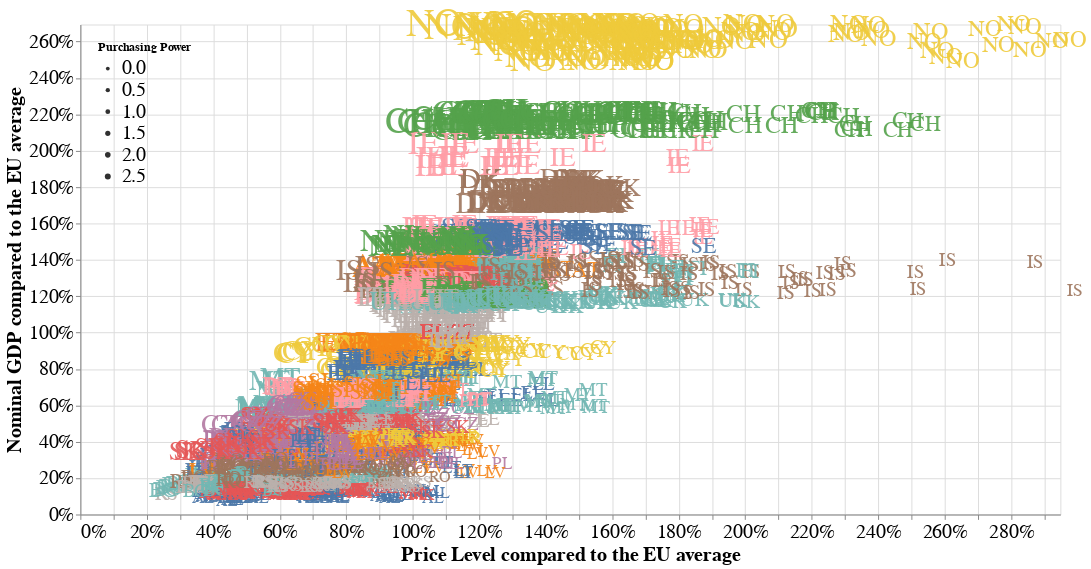

Notebook code for this chart:
### Code cell
text

### Figure 1 — Vega-Lite specification as saved in the notebook (floating-point values rounded to 4 significant figures; data arrays with more than 128 entries replaced by an {"elided": "..."} marker saying what was removed)
{"$schema": "https://vega.github.io/schema/vega-lite/v2.6.0.json", "config": {"axis": {"labelFontSize": 20, "titleFontSize": 20}, "legend": {"labelFontSize": 20, "titleFontSize": 12}, "scale": {"maxFontSize": 40, "minFontSize": 15}, "view": {"height": 300, "width": 400}}, "data": {"name": "data-cc25f5d797a9a1b80ddcd23da4051ac1"}, "datasets": {"data-cc25f5d797a9a1b80ddcd23da4051ac1": {"elided": "4896 records"}}, "encoding": {"color": {"field": "name", "legend": null, "scale": {"domain": ["Albania", "Austria", "Belgium", "Bulgaria", "Switzerland", "Cyprus", "Czechia", "Germany", "Denmark", "Estonia", "Greece", "Spain", "EU", "Finland", "France", "Croatia", "Hungary", "Ireland", "Iceland", "Italy", "Lithuania", "Latvia", "North Macedonia", "Malta", "Netherlands", "Norway", "Poland", "Portugal", "Romania", "Serbia", "Sweden", "Slovenia", "Slovakia", "United Kingdom"]}, "type": "nominal"}, "size": {"field": "PP", "legend": {"orient": "top-left", "title": "Purchasing Power"}, "scale": {"clamp": true, "domain": [0, 2.809]}, "type": "quantitative"}, "text": {"field": "country", "type": "nominal"}, "tooltip": [{"field": "name", "title": "Country", "type": "nominal"}, {"field": "year", "title": "Year", "type": "quantitative"}, {"field": "gdp", "format": ".2%", "title": "Nominal GDP/EU average", "type": "quantitative"}, {"field": "PLI", "format": ".2%", "title": "Price Level/EU average", "type": "quantitative"}, {"field": "PP", "format": ".2%", "title": "Purchasing Power/EU average", "type": "quantitative"}], "x": {"axis": {"format": "%"}, "field": "PLI", "scale": {"clamp": true, "domain": [0, 2.948]}, "title": "Price Level compared to the EU average", "type": "quantitative"}, "y": {"axis": {"format": "%"}, "field": "gdp", "scale": {"clamp": true, "domain": [0, 2.694]}, "title": "Nominal GDP compared to the EU average", "type": "quantitative"}}, "height": 500, "mark": {"align": "left", "baseline": "middle", "dx": 7, "opacity": 0.9, "type": "text"}, "selection": {"Category": {"bind": {"input": "select", "options": ["Actual individual consumption", "Food Overall", "Meat", "Alcoholic beverages", "Housing, water, electricity, gas and other fuels", "Households appliances", "Transport", "Restaurants and hotels"]}, "empty": "all", "fields": ["Label"], "on": "click", "resolve": "global", "type": "single"}, "year": {"bind": {"input": "range", "max": 2017, "min": 2000, "step": 1}, "empty": "all", "fields": ["year"], "on": "click", "resolve": "global", "type": "single"}}, "transform": [{"filter": {"selection": "year"}}, {"filter": {"selection": "Category"}}], "width": 1000}
